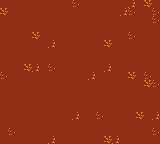

The image is a tile-based game level rendered from a .tmx file. Its description and complete source (layers, tilesets, objects, tile grids) follow:
An orthogonal 20x18 tile map with 8x8 px tiles, 2 tile layers (floor, floor decals) and 1 object (Player).

<map version="1.0" orientation="orthogonal" renderorder="right-down" width="20" height="18" tilewidth="8" tileheight="8" nextobjectid="2">
 <tileset firstgid="1" name="tileset" tilewidth="8" tileheight="8" tilecount="280" columns="10">
  <image source="8x8_Jerom_CC-BY-SA-3.0.png" width="80" height="224" />
 </tileset>
 <layer name="floor" width="20" height="18">
  <data encoding="csv">
51,51,51,51,51,51,51,51,51,51,51,51,51,51,51,51,51,51,51,51,
51,51,51,51,51,51,51,51,51,51,51,51,51,51,51,51,51,51,51,51,
51,51,51,51,51,51,51,51,51,51,51,51,51,51,51,51,51,51,51,51,
51,51,51,51,51,51,51,51,51,51,51,51,51,51,51,51,51,51,51,51,
51,51,51,51,51,51,51,51,51,51,51,51,51,51,51,51,51,51,51,51,
51,51,51,51,51,51,51,51,51,51,51,51,51,51,51,51,51,51,51,51,
51,51,51,51,51,51,51,51,51,51,51,51,51,51,51,51,51,51,51,51,
51,51,51,51,51,51,51,51,51,51,51,51,51,51,51,51,51,51,51,51,
51,51,51,51,51,51,51,51,51,51,51,51,51,51,51,51,51,51,51,51,
51,51,51,51,51,51,51,51,51,51,51,51,51,51,51,51,51,51,51,51,
51,51,51,51,51,51,51,51,51,51,51,51,51,51,51,51,51,51,51,51,
51,51,51,51,51,51,51,51,51,51,51,51,51,51,51,51,51,51,51,51,
51,51,51,51,51,51,51,51,51,51,51,51,51,51,51,51,51,51,51,51,
51,51,51,51,51,51,51,51,51,51,51,51,51,51,51,51,51,51,51,51,
51,51,51,51,51,51,51,51,51,51,51,51,51,51,51,51,51,51,51,51,
51,51,51,51,51,51,51,51,51,51,51,51,51,51,51,51,51,51,51,51,
51,51,51,51,51,51,51,51,51,51,51,51,51,51,51,51,51,51,51,51,
51,51,51,51,51,51,51,51,51,51,51,51,51,51,51,51,51,51,51,51
</data>
 </layer>
 <layer name="floor decals" width="20" height="18">
  <data encoding="csv">
0,0,0,0,0,0,0,0,0,52,0,0,0,0,0,0,53,0,54,0,
54,0,0,0,0,0,0,0,0,0,0,0,0,0,0,53,52,0,0,52,
0,0,0,0,0,0,0,0,0,0,0,0,0,0,0,0,0,0,0,52,
0,0,0,0,0,0,0,0,0,0,0,0,0,0,0,0,0,0,0,0,
0,0,0,0,54,0,0,0,0,0,0,0,0,0,0,0,52,0,0,0,
0,0,0,0,0,0,53,0,0,0,0,0,0,54,0,0,0,0,0,0,
0,0,0,0,0,0,0,0,0,0,0,0,0,0,0,0,0,0,0,0,
0,0,0,0,0,0,0,0,0,0,0,0,0,0,0,0,0,0,0,0,
0,0,0,54,53,0,52,0,0,0,0,0,0,53,0,0,0,0,0,0,
52,0,0,0,0,0,0,0,0,0,0,53,0,0,0,0,54,0,52,0,
0,0,0,0,0,0,0,0,0,0,0,0,0,0,0,0,0,0,54,52,
0,0,0,0,0,0,0,0,0,0,0,0,0,0,0,0,0,0,0,0,
0,0,0,0,0,0,0,0,0,0,0,0,0,0,0,0,0,0,0,0,
0,0,0,0,0,0,0,0,0,0,0,0,0,0,0,0,0,0,0,0,
0,0,0,0,0,0,0,0,0,53,0,0,52,0,0,0,0,54,0,53,
0,0,0,0,0,0,0,0,0,0,0,0,0,0,0,0,0,0,0,0,
0,52,0,0,0,0,0,0,0,0,0,0,0,0,0,0,0,0,0,52,
0,0,0,0,0,0,53,0,0,0,0,0,0,54,53,0,0,0,0,0
</data>
 </layer>
 <objectgroup name="objects" visible="0">
  <object id="1" name="Player" gid="11" x="24" y="40" width="8" height="8" />
 </objectgroup>
</map>